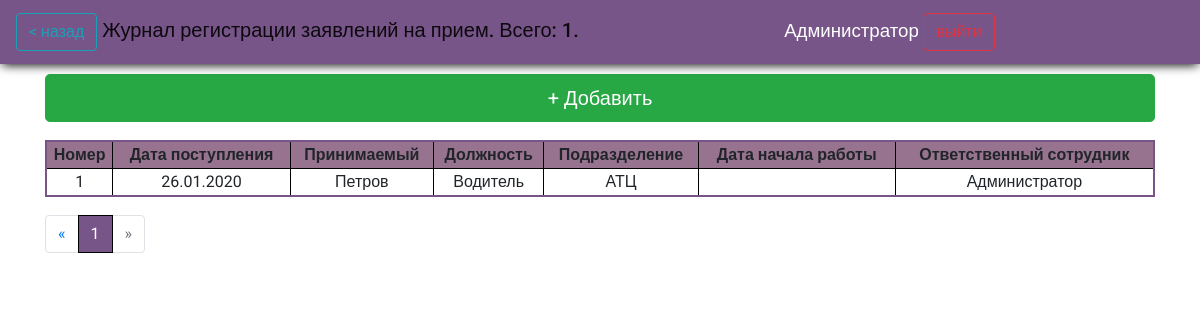
The page /journals/letters_of_invite/ (signed in) on the database as committed earlier.
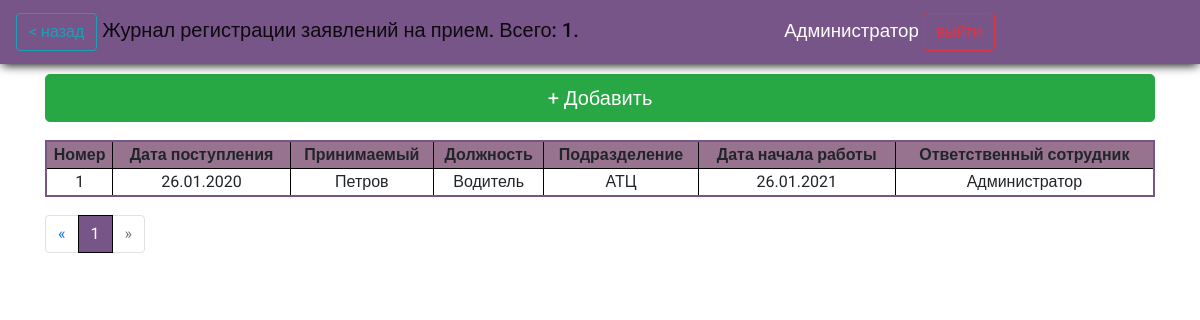
The same page on the database as committed later.
### reg_jounals/models.py (models this page shows)
class LetterOfInvite(models.Model):
    loi_date = models.DateField(help_text="Введите дату поступления заявления", verbose_name="Дата поступления заявления", db_index=True)
    loi_employee = models.CharField(max_length=256, help_text="Введите ФИО принимаемого сотрудника", verbose_name="Принимаемый сотрудник")
    loi_position = models.CharField(max_length=256, help_text="Введите должность принимаемого сотрудника", verbose_name="Должность")
    loi_department = models.CharField(max_length=256, help_text="Введите подразделение принимаемого сотрудника", verbose_name="Подразделение")
    loi_dateOfInv = models.DateField(blank=True, null=True, help_text="Введите дату начала работы", verbose_name="Дата начала работы", db_index=True)
    loi_res_officer = models.CharField(blank=True, editable=False,  max_length=256, help_text="Сотрудник, который внес документ в систему ", verbose_name='Ответственный сотрудник')
    class Meta:
        ordering = ["id"]
        verbose_name = 'Заявление на прием'
        verbose_name_plural = 'Заявления на прием'

### reg_jounals/views.py (the view)
# urls.py: path('letters_of_invite/', views.letter_of_invite, name='invite'),
def letter_of_invite(request):
        if request.user.is_authenticated:
            letters = LetterOfInvite.objects.all()
            count = len(letters)
            p_letters = Paginator(letters, page_count)
            page_number = request.GET.get('page', 1)
            page = p_letters.get_page(page_number)
            return render(request, 'reg_jounals/letters_of_invite.html', context={'letters':page, 'count':count})
        else:
            return render(request, 'reg_jounals/no_auth.html')

### reg_jounals/templates/reg_jounals/letters_of_invite.html (shortened to what this page needs)
{%extends "reg_jounals/index.html" %}
{%block header%}<a class="btn btn-outline-info" href="../">< назад</a> Журнал регистрации заявлений на прием. Всего: {{count}}.  {%endblock%}
{%block content%}
<a class="btn btn-success btn-lg m-bottom btn-add" href="{% url 'invite_add' %}"> + Добавить</a>
{% if letters %}
<table>
  <thead class="thead-dark">
  <tr class="tr-header">
    <th scope="col">Номер</th>
    <th scope="col">Дата поступления</th>
    <th scope="col">Принимаемый</th>
    <th scope="col">Должность</th>
    <th scope="col">Подразделение</th>
    <th scope="col">Дата начала работы</th>
    <th scope="col">Ответственный сотрудник</th>
  </tr>
  </thead>
  {%for let in letters%}
  <tr onclick="return location.href = '{% url 'invite_upd_url' id=let.id%}' ">
    <td>{{let.id}}</td>
    <td>{{let.loi_date|date:"d.m.Y"}}</td>
    <td>{{let.loi_employee}}</td>
    <td>{{let.loi_position}}</td>
    <td>{{let.loi_department}}</td>
    <td>{{let.loi_dateOfInv|date:"d.m.Y"}}</td>
    <td>{{let.loi_res_officer}}</td>
</tr>
  {%endfor%}
</table>
{%else%}
<h2>Записей нет</h2>
{%endif%}
<nav  class="paginator" aria-label="Page navigation example">
  <ul class="pagination">
    <li class="page-item">
      <a class="page-link" href="#" aria-label="Previous">
<span aria-hidden="true">&laquo;</span>
      </a>
    </li>
{% for p in letters.paginator.page_range %}
  {% if letters.number == p%}
   <li class="page-item active"><a class="page-link" href="?page={{p}}">{{ p }}</a></li>
   {%else%}
        <li class="page-item"><a class="page-link" href="?page={{p}}">{{ p }}</a></li>
    {%endif%}
  {% endfor %}
{%if letters.has_next%}
    <li class="page-item">
      <a class="page-link" href='?page={{letters.next_page_number}}' aria-label="Next">
<span aria-hidden="true">&raquo;</span>
      </a>
    </li>
  {%else%}
  <li class="page-item disabled">
    <a class="page-link" href='#' aria-disabled='true' aria-label="Next">
      <span aria-hidden="true">&raquo;</span>
    </a>
  </li>
  {%endif%}
  </ul>
</nav>
{%endblock%}

Rows that differ between the two databases and show on the page:
changed LetterOfInvite "Петров": loi_dateOfInv (not shown) → "26.01.2021"
